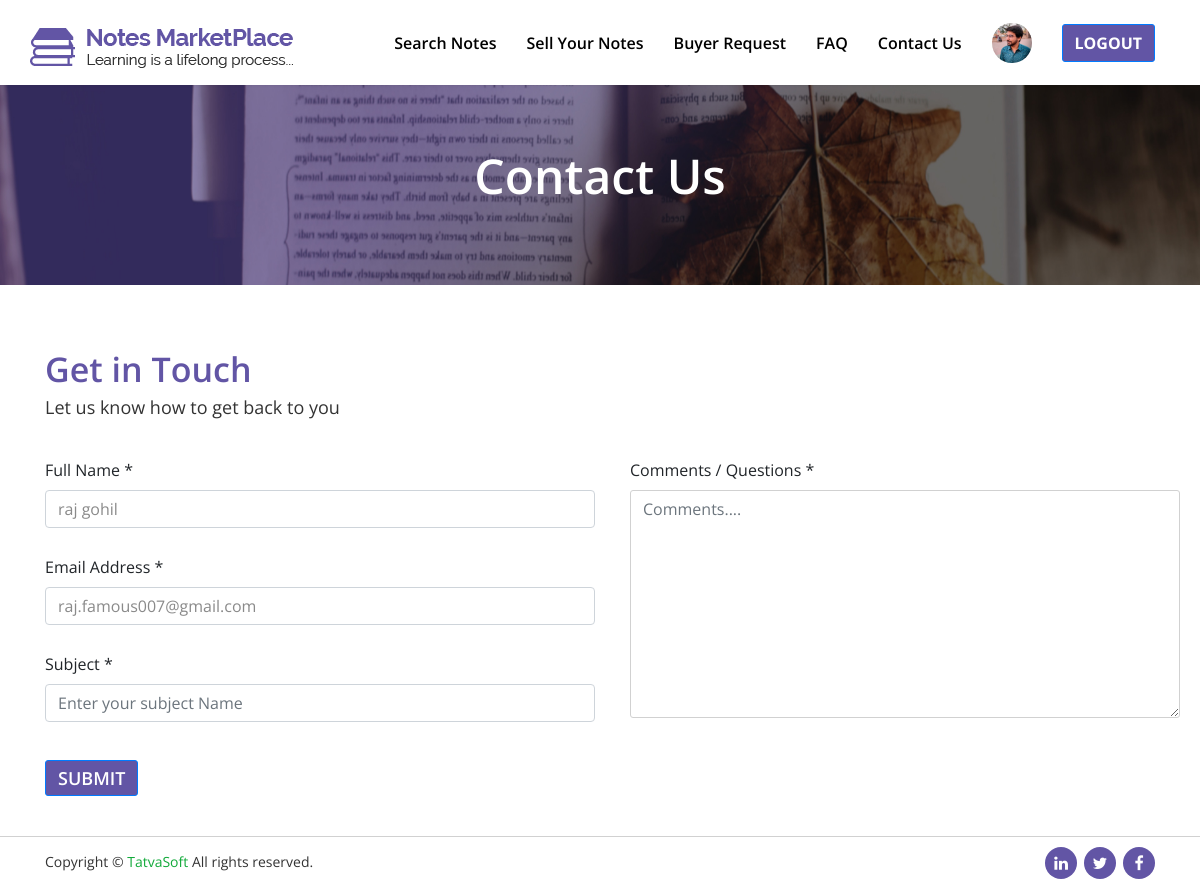
The page /NotesMarketPlace/front/contact-us-page.php (signed in) on the database its author committed.
### tables this page shows
CREATE TABLE `userprofile` (
  `userprofileid` int(10) UNSIGNED NOT NULL,
  `userid` int(10) UNSIGNED NOT NULL,
  `dob` date DEFAULT NULL,
  `gender` int(11) UNSIGNED DEFAULT NULL,
  `secondemail` varchar(100) DEFAULT NULL,
  `phone_country_code` int(10) UNSIGNED NOT NULL,
  `phone_no` varchar(20) NOT NULL,
  `profile_pic` varchar(255) DEFAULT NULL,
  `address_line1` varchar(100) NOT NULL,
  `address_line2` varchar(100) NOT NULL,
  `city` varchar(50) NOT NULL,
  `state` varchar(50) NOT NULL,
  `zipcode` varchar(50) NOT NULL,
  `country` int(50) UNSIGNED NOT NULL,
  `university` varchar(100) DEFAULT NULL,
  `college` varchar(100) DEFAULT NULL,
  `createddate` datetime DEFAULT NULL,
  `createdby` int(11) DEFAULT NULL,
  `modifieddate` datetime DEFAULT NULL,
  `modifiedby` int(11) DEFAULT NULL
);

CREATE TABLE `users` (
  `userid` int(10) UNSIGNED NOT NULL,
  `roleid` int(10) UNSIGNED NOT NULL,
  `firstname` varchar(50) NOT NULL,
  `lastname` varchar(50) NOT NULL,
  `emailid` varchar(100) NOT NULL,
  `password` varchar(24) NOT NULL,
  `isemailverified` bit(1) NOT NULL,
  `createddate` datetime DEFAULT NULL,
  `createdby` int(11) DEFAULT NULL,
  `modifieddate` datetime DEFAULT NULL,
  `modifiedby` int(11) DEFAULT NULL,
  `isactive` bit(1) NOT NULL
);

### NotesMarketPlace/front/contact-us-page.php (the view, shortened to what this page needs)
<?php
include "db.php";
if (isset($_SESSION['email'])) {
    $user_email = $_SESSION['email'];
    $query = mysqli_query($con, "SELECT emailid,firstname,lastname FROM users WHERE '$user_email'=emailid");
    while ($row = mysqli_fetch_assoc($query)) {
        $user_email = $row['emailid'];
        $user_name_mail = $row['firstname'] . " " . $row['lastname'];
    }
}
?>
<!DOCTYPE html>
<html lang="en">
<head>
    <link rel="stylesheet" href="css/font-awesome/css/font-awesome.min.css">
    <link rel="stylesheet" href="css/bootstrap/bootstrap.min.css">
    <link rel="stylesheet" href="css/style.css">
    <link rel="stylesheet" href="css/responsive.css">
</head>
<body class="sticky-header">
    <?php include "header.php" ?>
    <div id="search-all-font">
        <div id="search-top-img">
            <img src="images/banner-with-overlay-user-profile.jpg" alt="Banner image" class="img-fluid">
            <div id="search-home-heading" class="text-center">
                <h3 class="heading-margin">Contact Us</h3>
            </div>
        </div>
        <div id="contact-us-heading">
            <div class="container">
                <div class="row">
                    <div class="col-md-12">
                        <h4 class="blue-font-34 contact-us-heading-res">Get in Touch</h4>
                        <p id="contact-us-let-us" class="dark-font-18">Let us know how to get back to you</p>
                    </div>
                </div>
            </div>
        </div>
        <div id="contact-us-form">
            <div class="container">
                <div class="row">
                    <div class="col-md-12">
                        <form action="contact-us-page.php" method="POST">
                            <div class="form-row">
                                <div class="form-group col-md-6">
                                    <label id="contact-us-first-label-form">Full Name *</label>
                                    <?php
                                    if (isset($_SESSION['email'])) {
                                        echo "<input value='$user_name_mail' type='text' name='name'
                                        class='form-control input-light-color' placeholder='Enter your full Name'>";
                                    } else
                                        echo "<input type='text' name='name' class='form-control input-light-color'
                                            placeholder='Enter your full Name'>";
                                    ?>
                                    <label class>Email Address *</label>
                                    <?php
                                    if (isset($_SESSION['email']))
                                        echo "<input type='mail' value='$user_email' name='sender_email' class='form-control input-light-color'
                                               placeholder='Enter your email address'>";
                                    else echo "<input type='mail' name='sender_email' class='form-control input-light-color'
                                                placeholder='Enter your email address'>"
                                    ?>
                                    <label>Subject *</label>
                                    <input type="text" name="subject" class="form-control input-light-color"
                                        placeholder="Enter your subject Name">
                                </div>
                                <div class="form-group col-md-6">
                                    <label id="contact-us-comment" class="right-content">Comments / Questions *</label>
                                    <textarea id="contact-us-comment-box" name="comment"
                                        class="form-control right-content contact-us-res input-light-color"
                                        placeholder="Comments...."></textarea>
                                </div>
                            </div>
                            <div id="contact-us-btn">
                                <button type="submit" name="submit"
                                    class="btn btn-primary blue-button-hover-white">submit</button>
                            </div>
                        </form>
                    </div>
                </div>
            </div>
        </div>
        <?php include "footer.php"; ?>
    </div>
</body>
</html>

### NotesMarketPlace/front/header.php (shortened to what this page needs)
<?php
include "db.php";
?>
<header class="site-header">
    <div class="container column-padding-remover">
        <div class="header-wrapper">
            <div class="logo-wrapper">
                <a class="navbar-brand" href="home-page.php"><img src="images/blue-logo.png" alt="logo"></a>
            </div>
            <div class="navigation-wrapper">
                <nav class="main-nav navbar navbar-expand-md">
                    <div class="collapse navbar-collapse">
                        <ul class="menu-navigation">
                            <li><a href="search-note-page.php">Search Notes</a></li>
                            <li><a href="dashboard-page.php">Sell Your Notes</a></li>
                            <li><a href="buyer-request-page.php">Buyer Request</a></li>
                            <li><a href="faq-page.php">FAQ</a></li>
                            <li><a href="contact-us-page.php">Contact Us</a></li>
                            <li class="dropdown">
                                <?php
                                if (isset($_SESSION['email'])) {
                                    $email = $_SESSION['email'];
                                    $userid_getter = mysqli_query($con, "SELECT userid,lastname,firstname FROM users WHERE emailid='$email'");
                                    while ($row = mysqli_fetch_assoc($userid_getter)) {
                                        $userid = $row['userid'];
                                        $full_name = $row['firstname'] . $row['lastname'];
                                    }
                                    $exist_userid_in_profile_checker = mysqli_query($con, "SELECT 1 FROM userprofile WHERE userid=$userid");
                                    $userid_count = mysqli_num_rows($exist_userid_in_profile_checker);
                                    if ($userid_count != 0) {
                                        $dp_path_getter = mysqli_query($con, "SELECT profile_pic FROM userprofile WHERE userid=$userid");
                                        while ($row = mysqli_fetch_assoc($dp_path_getter)) {
                                            $dp_path = $row['profile_pic'];
                                        }
                                        echo "
                                        <a role='button' data-toggle='dropdown' aria-haspopup='true' aria-expanded='false'>
                                        <img src='$dp_path' title='$full_name' alt='PIC-$full_name' class='img-fluid rounded-circle img-setter'></a>";
                                    } else
                                        echo "
                                        <a role='button' data-toggle='dropdown' aria-haspopup='true' aria-expanded='false'>
                                        <img  src='../Members/default/PP_default.jpg' title='$full_name' alt='PIC-$full_name' class='img-setter img-fluid rounded-circle'></a>";
                                } else {
                                }
                                ?>
                            </li>
                            <li><?php if (isset($_SESSION['email'])) { ?>
                                <a href="logout.php"><button class="btn btn-purple btn-outline-primary"
                                        type="submit"><b>LOGOUT</b></button></a>
                                <?php } else {
                                ?>
                                <a href="log-in-page.php"><button class="btn btn-purple btn-outline-primary"
                                        type="submit"><b>LOGIN</b></button></a>
                                <?php } ?>
                            </li>
                        </ul>
                    </div>
                </nav>
            </div>
        </div>
    </div>
</header>

### NotesMarketPlace/front/css/style.css (style rules this page uses)
html, body { height: 100%; font-family: "open sans", sans-serif; }
.column-padding-remover { padding: 0; }
.input-light-color { color: #8a8a8a !important; }
.blue-font-34 { font-family: "open sans", sans-serif; font-size: 34px; font-weight: 600; line-height: 38px; color: #6255a5; }
.dark-font-18 { font-family: "open sans", sans-serif; font-size: 18px; font-weight: 400; line-height: 22px; color: #333333; }
.blue-button-hover-white { color: white; background-color: #6255a5; border-radius: 3px; font-size: 18px; font-weight: 600; font-family: "open sans", sans-serif; line-height: 22px; text-transform: uppercase; transition: all 300ms linear; }
.right-content { margin-left: 25px; }
.img-setter { max-height: 40px !important; max-width: 40px !important; }
.site-header { position: fixed; left: 0; right: 0; z-index: 9999; transition: all 250ms; -webkit-transition: all 250ms; }
.site-header .header-wrapper { display: flex; flex-wrap: inherit; justify-content: space-between; align-items: center; max-width: 100%; padding: 0; }
.site-header .header-wrapper .logo-wrapper a { font-size: 50px; }
.site-header .header-wrapper .navigation-wrapper .main-nav .menu-navigation { margin: 0; display: flex; align-items: center; list-style: none; }
.site-header .header-wrapper .navigation-wrapper .main-nav .menu-navigation > li { padding: 0 15px; }
.site-header .header-wrapper .navigation-wrapper .main-nav .menu-navigation > li a { line-height: 20px; font-weight: 600; color: #fff; }
.site-header .navbar { padding: 0; }
.sticky-header .site-header { box-shadow: 0 0 3px rgba(0, 0, 0, 0.11); background: #fff; }
.sticky-header .site-header .header-wrapper .navigation-wrapper .main-nav .menu-navigation > li a { color: #000; font-weight: 600; }
.site-header .navigation-wrapper .btn-purple { background-color: #fff; border-radius: 3px; font-family: Open Sans; font-size: 16px; text-transform: none; color: #6255a5; }
.sticky-header .navigation-wrapper .btn-purple { background-color: #6255a5; color: #fff; }
#search-all-font { font-family: "open sans", sans-serif; }
#search-top-img img { height: 200px; position: absolute; top: 85px; right: 0; left: 0; z-index: -1; }
.heading-margin { padding: 150px 0 100px 0; }
#search-home-heading h3 { font-size: 48px; font-weight: 600; line-height: 52px; color: white; }
#contact-us-let-us { margin-top: 7px; }
#contact-us-heading { padding-top: 20px; margin-bottom: 0px !important; }
#contact-us-heading p { margin-bottom: 10px; }
#contact-us-form { margin: 30px 0 40px 0; }
#contact-us-form label { margin-top: 25px; }
#contact-us-first-label-form { margin-top: 0 !important; }
#contact-us-btn { margin-top: 20px; }
#contact-us-comment { margin-top: 0 !important; }
#contact-us-comment-box { border: 1px solid #d1d1d1; border-radius: 3px; height: 228px; }

### rows shown on the page
userprofile: profile_pic (picture)
users: name "raj gohil", sender_email "raj.famous007@gmail.com"
